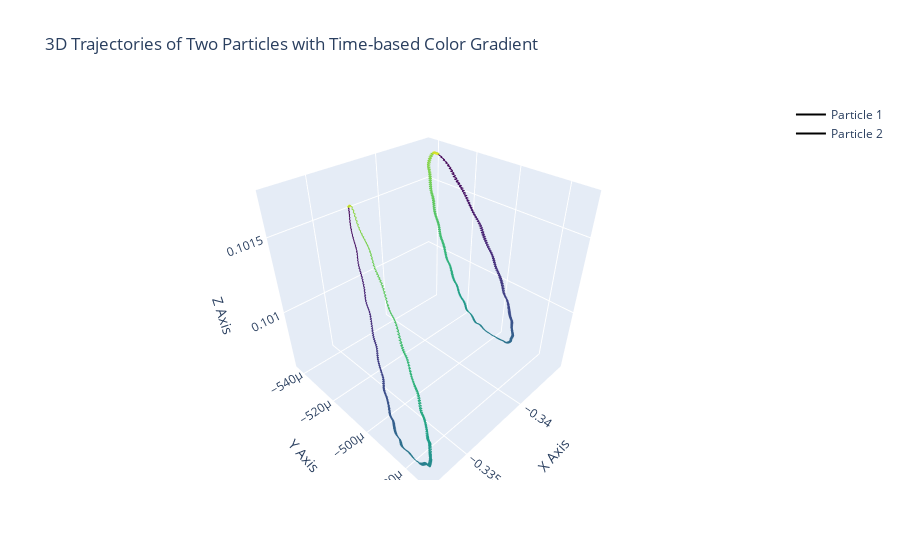

Notebook code cell kept with this figure:
### Code cell
import numpy as np
import plotly.graph_objects as go


# 提取每个粒子的 x, y, z 坐标
x1, y1, z1 = X[0], X[1], X[2]  # 第一个粒子
x2, y2, z2 = X[3], X[4], X[5]  # 第二个粒子

# 创建图形对象
fig = go.Figure()

# 添加第一个粒子的轨迹
fig.add_trace(go.Scatter3d(x=x1, y=y1, z=z1,
                           mode='lines',
                           name='Particle 1',
                           marker=dict(
                               size=4,                # 点的大小
                               color=tspan,           # 使用 tspan 作为颜色数据
                               colorscale='Viridis',  # 颜色渐变方案
                               colorbar=dict(title='Time')  # 颜色条标题
                           ),
                           line=dict(
                               color=tspan,           # 使用 tspan 作为线颜色数据
                               colorscale='Viridis',  # 线的颜色渐变方案
                               width=2)))

# 添加第二个粒子的轨迹
fig.add_trace(go.Scatter3d(x=x2, y=y2, z=z2,
                           mode='lines',
                           name='Particle 2',
                           marker=dict(
                               size=4,
                               color=tspan,
                               colorscale='Viridis',
                               colorbar=dict(title='Time')
                           ),
                           line=dict(
                               color=tspan,
                               colorscale='Viridis',
                               width=2)))

# 更新布局
fig.update_layout(title='3D Trajectories of Two Particles with Time-based Color Gradient',
                  scene=dict(
                      xaxis_title='X Axis',
                      yaxis_title='Y Axis',
                      zaxis_title='Z Axis'
                  ))

# 显示图形
fig.show()

### Figure 1 — Plotly figure (JSON) as saved in the notebook; plotly's stock layout.template omitted (floating-point values rounded to 4 significant figures; data arrays with more than 128 entries replaced by an {"elided": "..."} marker saying what was removed)
{"data": [{"line": {"color": {"elided": "1993 float values"}, "colorscale": [[0, "#440154"], [0.1111, "#482878"], [0.2222, "#3e4989"], [0.3333, "#31688e"], [0.4444, "#26828e"], [0.5556, "#1f9e89"], [0.6667, "#35b779"], [0.7778, "#6ece58"], [0.8889, "#b5de2b"], [1, "#fde725"]], "width": 2}, "marker": {"color": {"elided": "1993 float values"}, "colorbar": {"title": {"text": "Time"}}, "colorscale": [[0, "#440154"], [0.1111, "#482878"], [0.2222, "#3e4989"], [0.3333, "#31688e"], [0.4444, "#26828e"], [0.5556, "#1f9e89"], [0.6667, "#35b779"], [0.7778, "#6ece58"], [0.8889, "#b5de2b"], [1, "#fde725"]], "size": 4}, "mode": "lines", "name": "Particle 1", "type": "scatter3d", "x": {"elided": "1993 float values"}, "y": {"elided": "1993 float values"}, "z": {"elided": "1993 float values"}}, {"line": {"color": {"elided": "1993 float values"}, "colorscale": [[0, "#440154"], [0.1111, "#482878"], [0.2222, "#3e4989"], [0.3333, "#31688e"], [0.4444, "#26828e"], [0.5556, "#1f9e89"], [0.6667, "#35b779"], [0.7778, "#6ece58"], [0.8889, "#b5de2b"], [1, "#fde725"]], "width": 2}, "marker": {"color": {"elided": "1993 float values"}, "colorbar": {"title": {"text": "Time"}}, "colorscale": [[0, "#440154"], [0.1111, "#482878"], [0.2222, "#3e4989"], [0.3333, "#31688e"], [0.4444, "#26828e"], [0.5556, "#1f9e89"], [0.6667, "#35b779"], [0.7778, "#6ece58"], [0.8889, "#b5de2b"], [1, "#fde725"]], "size": 4}, "mode": "lines", "name": "Particle 2", "type": "scatter3d", "x": {"elided": "1993 float values"}, "y": {"elided": "1993 float values"}, "z": {"elided": "1993 float values"}}], "layout": {"scene": {"xaxis": {"title": {"text": "X Axis"}}, "yaxis": {"title": {"text": "Y Axis"}}, "zaxis": {"title": {"text": "Z Axis"}}}, "title": {"text": "3D Trajectories of Two Particles with Time-based Color Gradient"}}}
